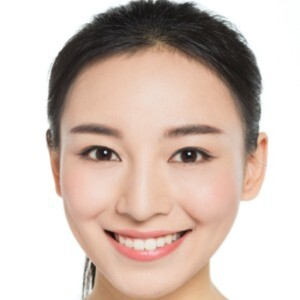
#> input picture MP3/face1.jpg, 300 x 300 px
$ python -i corner_solve.py   (imports and definitions only)   (older library calls are emulated)
#> lines starting #> are read from the running program, lines starting #| are printed output that depends on the picture; after the words box and inside, x2 and y2 are one past the last pixel; in counts of white or black regions, pixels touching at a corner belong together; long printed decimals are rounded
#> further down, picture is the input picture: shape (300, 300, 3); mean B, G, R 184.1, 193.2, 210.5
import numpy as np
import scipy
from scipy.ndimage import gaussian_filter
import cv2

def compute_corners(I):
  # Currently this code proudces a dummy corners and a dummy corner response
  # map, just to illustrate how the code works. Your task will be to fill this
  # in with code that actually implements the Harris corner detector. You
  # should return th ecorner response map, and the non-max suppressed corners.
  # Input:
  #   I: input image, H x W x 3 BGR image
  # Output:
  #   response: H x W response map in uint8 format
  #   corners: H x W map in uint8 format _after_ non-max suppression. Each
  #   pixel stores the score for being a corner. Non-max suppressed pixels
  #   should have a low / zero-score.

  ## original code: the corners are random generated
  # rng = np.random.RandomState(int(np.sum(I.astype(np.float32))))
  # sz = I.shape[:2]
  # corners = rng.rand(*sz)
  # corners = np.clip((corners - 0.95)/0.05, 0, 1)
  # response = scipy.ndimage.gaussian_filter(corners, 4, order=0, output=None,
  #                                          mode='reflect')

  # Harris
  sigma = 2
  I = cv2.cvtColor(I, cv2.COLOR_BGR2GRAY)
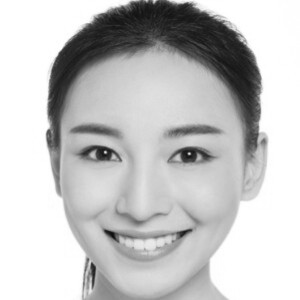
#> I: shape (300, 300); min 15, max 255, mean 197.3
  # Iy, Ix = cv2.Sobel(I, cv2.CV_64F, 0, 1, ksize=3), cv2.Sobel(I, cv2.CV_64F, 1, 0, ksize=3)
  Iy, Ix = np.gradient(I)
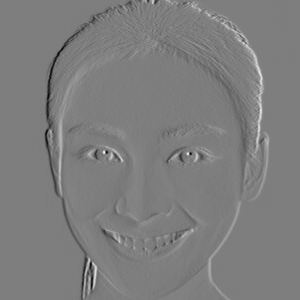
#> Ix: shape (300, 300) float64; min -86, max 88, mean 0; drawn with min black and max white
  Ixx = gaussian_filter(Ix**2, sigma)
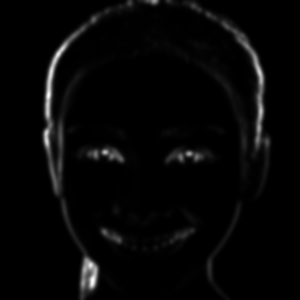
#> Ixx: shape (300, 300) float64; min 0, max 1968, mean 50.8; drawn with min black and max white
  Iyy = gaussian_filter(Iy**2, sigma)
  Ixy = gaussian_filter(Ix*Iy, sigma)
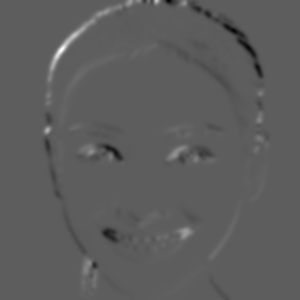
#> Ixy: shape (300, 300) float64; min -777.5, max 1341.2, mean 0.2; drawn with min black and max white

  alpha = 0.06 # TODO: hyperparameter 0.04-0.06

  # R = det(M) - alpha * (trace(M)**2)
  # print("Hello")
  R = (Ixx*Iyy - Ixy**2) - alpha * ((Ixx + Iyy) ** 2)
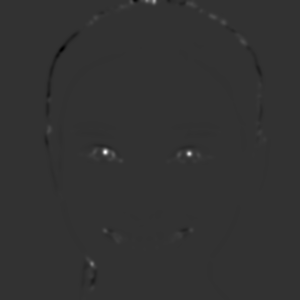
#> R: shape (300, 300) float64; min -383656.1, max 1569766, mean 1124.2; drawn with min black and max white
  threshold = 0.015 * R.max()
#> threshold = 23546.5
  # print(f"threshold = {threshold}")
  corners = np.where(R > threshold, R, 0)
  print(sigma, threshold)
#| 2 23546.490

  k = 5 # window size
  # [12 lines of commented-out code are left out]
  corners = corners * 255.
  corners = np.clip(corners, 0, 255)
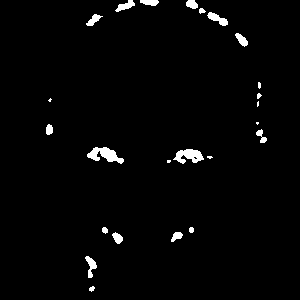
#> corners: shape (300, 300) float64; 2% white; 24 white regions (6 under 20 px), largest, box (x1, y1, x2, y2) and area: (87, 147, 124, 164) 327, (173, 149, 204, 164) 280, (207, 12, 228, 26) 139
  corners = corners.astype(np.uint8)

  response = R * 255.
  response = np.clip(response, 0, 255)
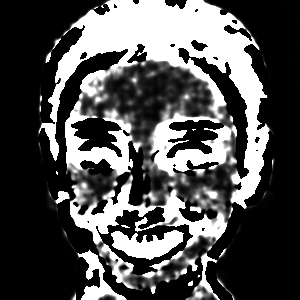
#> response: shape (300, 300) float64; min 0, max 255, mean 80.4
  response = response.astype(np.uint8)

  return response, corners

>>> import cv2
>>> picture = cv2.imread('../face1.jpg')
>>> result = compute_corners(picture)

$ run again, on MP3/face2.jpg
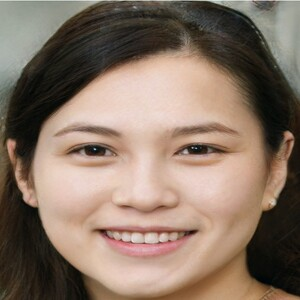
#> input picture MP3/face2.jpg, 300 x 300 px
#> picture is the input picture: shape (300, 300, 3); mean B, G, R 101.3, 116.2, 135.8
#> threshold = 9029.3
#| 2 9029.320
#> in compute_corners, `corners = np.clip(corners, 0, 255)`:
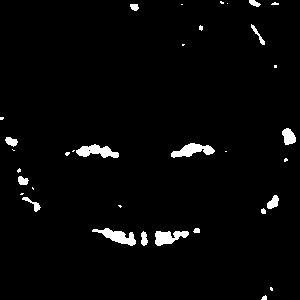
#> corners: shape (300, 300) float64; 2.6% white; 34 white regions (18 under 20 px), largest, box (x1, y1, x2, y2) and area: (92, 228, 136, 246) 360, (171, 143, 215, 158) 356, (76, 144, 119, 158) 353
#> in compute_corners, `response = np.clip(response, 0, 255)`:
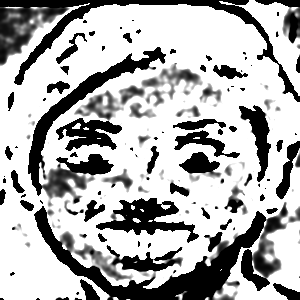
#> response: shape (300, 300) float64; min 0, max 255, mean 175.4
